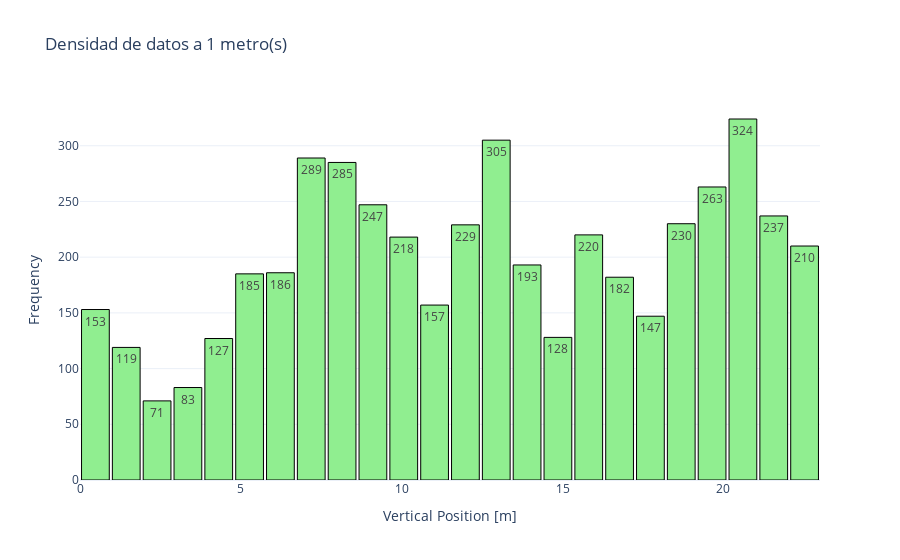

The cell this chart's notebook holds for it:
### Code cell
# Graficar densidad
plots.plot_histogram(density,
            value_column='x_bin', 
            weight_column='frequency', 
            num_bins=len(density['x_bin']),
            title=f'Densidad de datos a {width} metro(s)',
            x_axis_title='Vertical Position [m]',
            bar_color='lightgreen'
            )

### Figure 1 — Plotly figure (JSON) as saved in the notebook; plotly's stock layout.template omitted (floating-point values rounded to 4 significant figures)
{"data": [{"marker": {"color": "lightgreen", "line": {"color": "black", "width": 1}}, "text": [153, 119, 71, 83, 127, 185, 186, 289, 285, 247, 218, 157, 229, 305, 193, 128, 220, 182, 147, 230, 263, 324, 237, 210], "textposition": "auto", "type": "bar", "x": [0.4792, 1.438, 2.396, 3.354, 4.312, 5.271, 6.229, 7.188, 8.146, 9.104, 10.06, 11.02, 11.98, 12.94, 13.9, 14.85, 15.81, 16.77, 17.73, 18.69, 19.65, 20.6, 21.56, 22.52], "y": [153, 119, 71, 83, 127, 185, 186, 289, 285, 247, 218, 157, 229, 305, 193, 128, 220, 182, 147, 230, 263, 324, 237, 210]}], "layout": {"bargap": 0.1, "title": {"text": "Densidad de datos a 1 metro(s)"}, "xaxis": {"title": {"text": "Vertical Position [m]"}}, "yaxis": {"title": {"text": "Frequency"}}}}
